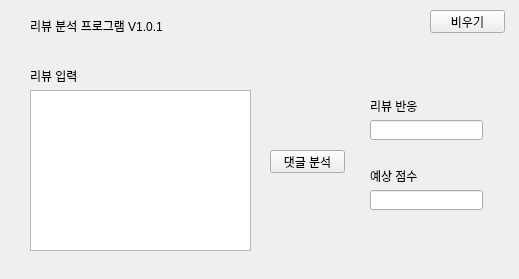
<?xml version="1.0" encoding="UTF-8"?>
<ui version="4.0">
 <class>Form</class>
 <widget class="QWidget" name="Form">
  <property name="geometry">
   <rect>
    <x>0</x>
    <y>0</y>
    <width>519</width>
    <height>279</height>
   </rect>
  </property>
  <property name="windowTitle">
   <string>Form</string>
  </property>
  <widget class="QPushButton" name="btn_go">
   <property name="geometry">
    <rect>
     <x>270</x>
     <y>150</y>
     <width>75</width>
     <height>23</height>
    </rect>
   </property>
   <property name="text">
    <string>댓글 분석</string>
   </property>
  </widget>
  <widget class="QPlainTextEdit" name="tb_comment">
   <property name="geometry">
    <rect>
     <x>30</x>
     <y>90</y>
     <width>221</width>
     <height>161</height>
    </rect>
   </property>
  </widget>
  <widget class="QLabel" name="label">
   <property name="geometry">
    <rect>
     <x>30</x>
     <y>10</y>
     <width>161</width>
     <height>31</height>
    </rect>
   </property>
   <property name="text">
    <string>리뷰 분석 프로그램 V1.0.1</string>
   </property>
  </widget>
  <widget class="QLineEdit" name="tb_polarity">
   <property name="geometry">
    <rect>
     <x>370</x>
     <y>120</y>
     <width>113</width>
     <height>20</height>
    </rect>
   </property>
   <property name="text">
    <string/>
   </property>
  </widget>
  <widget class="QLineEdit" name="tb_score">
   <property name="geometry">
    <rect>
     <x>370</x>
     <y>190</y>
     <width>113</width>
     <height>20</height>
    </rect>
   </property>
  </widget>
  <widget class="QLabel" name="label_2">
   <property name="geometry">
    <rect>
     <x>370</x>
     <y>100</y>
     <width>56</width>
     <height>12</height>
    </rect>
   </property>
   <property name="text">
    <string>리뷰 반응</string>
   </property>
  </widget>
  <widget class="QLabel" name="label_3">
   <property name="geometry">
    <rect>
     <x>370</x>
     <y>170</y>
     <width>56</width>
     <height>12</height>
    </rect>
   </property>
   <property name="text">
    <string>예상 점수</string>
   </property>
  </widget>
  <widget class="QLabel" name="label_4">
   <property name="geometry">
    <rect>
     <x>30</x>
     <y>70</y>
     <width>56</width>
     <height>12</height>
    </rect>
   </property>
   <property name="text">
    <string>리뷰 입력</string>
   </property>
  </widget>
  <widget class="QPushButton" name="btn_clear">
   <property name="geometry">
    <rect>
     <x>430</x>
     <y>10</y>
     <width>75</width>
     <height>23</height>
    </rect>
   </property>
   <property name="text">
    <string>비우기</string>
   </property>
  </widget>
 </widget>
 <resources/>
 <connections/>
</ui>
